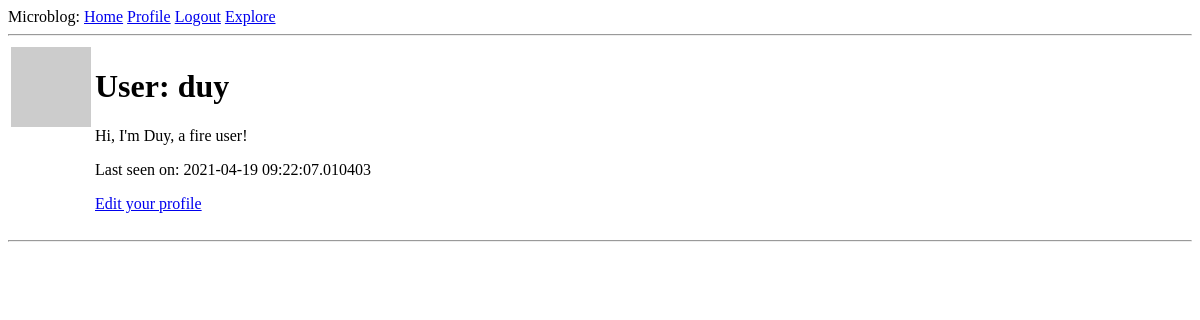
The page /user/duy (signed in) on the database as committed earlier.
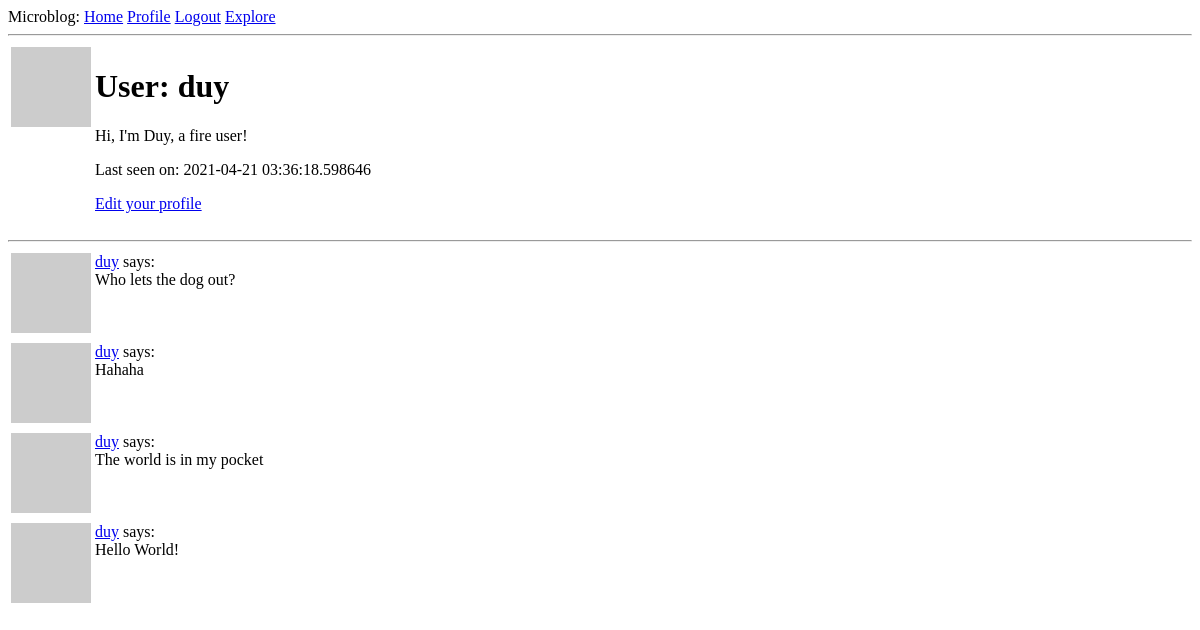
The same page on the database as committed later.
### app/models.py (models this page shows, shortened)
class User(UserMixin, db.Model):
    id = db.Column(db.Integer, primary_key=True)
    username = db.Column(db.String(64), index=True, unique=True)
    email = db.Column(db.String(120), index=True, unique=True)
    password_hash = db.Column(db.String(128))
    about_me = db.Column(db.String(140))
    last_seen = db.Column(db.DateTime, default=datetime.utcnow)
    posts = db.relationship('Post', backref='author', lazy='dynamic')
    followed = db.relationship(
        'User',
        secondary=followers,
        primaryjoin=(followers.c.follower_id == id),
        secondaryjoin=(followers.c.followed_id == id),
        backref=db.backref('followers', lazy='dynamic'),
        lazy='dynamic'
    )
    def avatar(self, size):
        digest = md5(self.email.lower().encode('utf-8')).hexdigest()
        return f'https://gravatar.com/avatar/{digest}?d=identicon&s={size}'

class Post(db.Model):
    id = db.Column(db.Integer, primary_key=True)
    body = db.Column(db.String(140))
    timestamp = db.Column(db.DateTime, index=True, default=datetime.utcnow)
    user_id = db.Column(db.Integer, db.ForeignKey('user.id'))

### app/routes.py (the view)
@app.route('/user/<username>')
@login_required
def user(username):
    user = User.query.filter_by(username=username).first_or_404()
    page = request.args.get('page', 1, type=int)
    posts = user.posts.order_by(Post.timestamp.desc()).paginate(
        page, app.config['POSTS_PER_PAGE'], False
    )
    next_url = url_for('user', username=user.username, page=posts.next_num) if posts.has_next else None
    prev_url = url_for('user', username=user.username, page=posts.prev_num) if posts.has_prev else None
    form = EmptyForm()
    return render_template('user.html', user=user, posts=posts.items, form=form, next_url=next_url, prev_url=prev_url)

### app/models.py (called while the page is built)
@login.user_loader
def load_user(id):
    return User.query.get(int(id))

### app/routes.py (called while the page is built)
@app.before_request
def before_request():
    if current_user.is_authenticated:
        current_user.last_seen = datetime.utcnow()
        db.session.commit()

### app/templates/user.html (shortened to what this page needs)
{% extends 'base.html' %}
{% block content %}
    <table>
        <tr valign='top'>
            <td><img src="{{ user.avatar(128) }}" alt=""></td>
            <td>
                <h1>User: {{ user.username }}</h1>
                {% if user.about_me %}
                    <p>{{ user.about_me }}</p>
                {% endif %}
                {% if user.last_seen %}
                    <p>Last seen on: {{ user.last_seen }}</p>
                {% endif %}
                {% if user == current_user %}
                    <p><a href="{{ url_for('edit_profile') }}">Edit your profile</a></p>
                {% endif %}
            </td>
        </tr>
    </table>
    <hr>
    {% for post in posts %}
        {% include '_post.html' %}
    {% endfor %}
{% endblock %}

### app/templates/base.html (shortened to what this page needs)
<!DOCTYPE html>
<html lang="en">
    <head>
    </head>
    <body>
        <div>
            Microblog:
            <a href="{{ url_for('index') }}">Home</a>
            {% if current_user.is_anonymous %}
                <a href="{{ url_for('login') }}">Login</a>
            {% else %}
                <a href="{{ url_for('user', username=current_user.username) }}">Profile</a>
                <a href="{{ url_for('logout') }}">Logout</a>
            {% endif %}
            <a href="{{ url_for('explore') }}">Explore</a>
        </div>
        <hr>
        {% block content %}
        {% endblock %}
    </body>
</html>

### app/templates/_post.html
<table>
    <tr valign='top'>
        <td><img src="{{ post.author.avatar(36) }}" alt=""></td>
        <td><a href="{{ url_for('user', username=post.author.username) }}">{{ post.author.username }}</a> says:<br>    {{ post.body }}</td>
    </tr>
</table>

Rows that differ between the two databases and show on the page:
changed User "duy": last_seen "2021-04-19 09:22:07.010403" → "2021-04-21 03:36:18.598646"
added Post: author.username "duy", body "Who lets the dog out?"
added Post: author.username "duy", body "Hahaha"
added Post: author.username "duy", body "The world is in my pocket"
added Post: author.username "duy", body "Hello World!"
